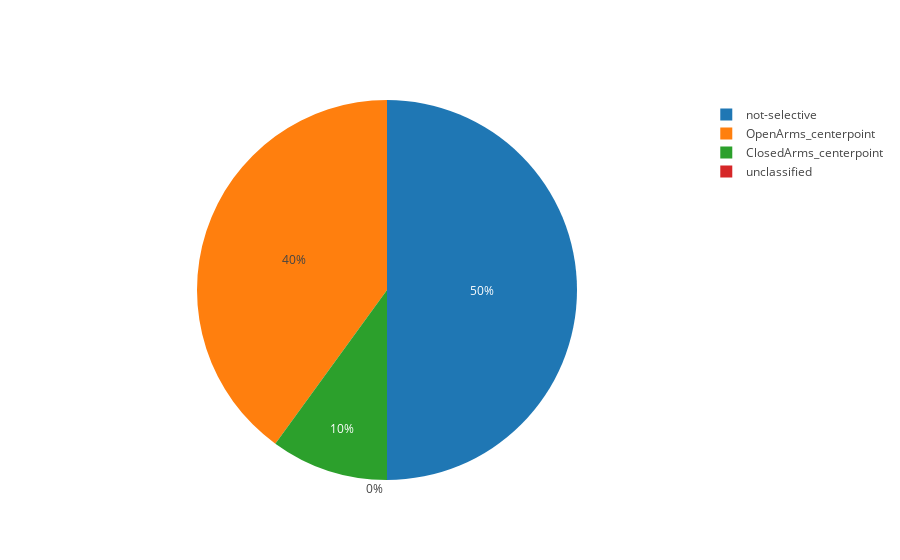

This figure's notebook cell:
### Markdown cell above
## DRD46

### Code cell
drd46_cell_dict = Resampler.classify_by_behavior(drd46_classified_neurons, drd46_real_diff_vals, "OpenArms_centerpoint", "ClosedArms_centerpoint")
plot_pie_chart(drd46_cell_dict, "OpenArms_centerpoint", "ClosedArms_centerpoint", "not-selective", "unclassified")

### Figure 1 — Plotly figure (JSON) as saved in the notebook; plotly's stock layout.template omitted (floating-point values rounded to 4 significant figures)
{"data": [{"labels": ["OpenArms_centerpoint", "ClosedArms_centerpoint", "not-selective", "unclassified"], "type": "pie", "uid": "acd637", "values": [4, 1, 5, 0]}], "layout": {"autosize": true}}
